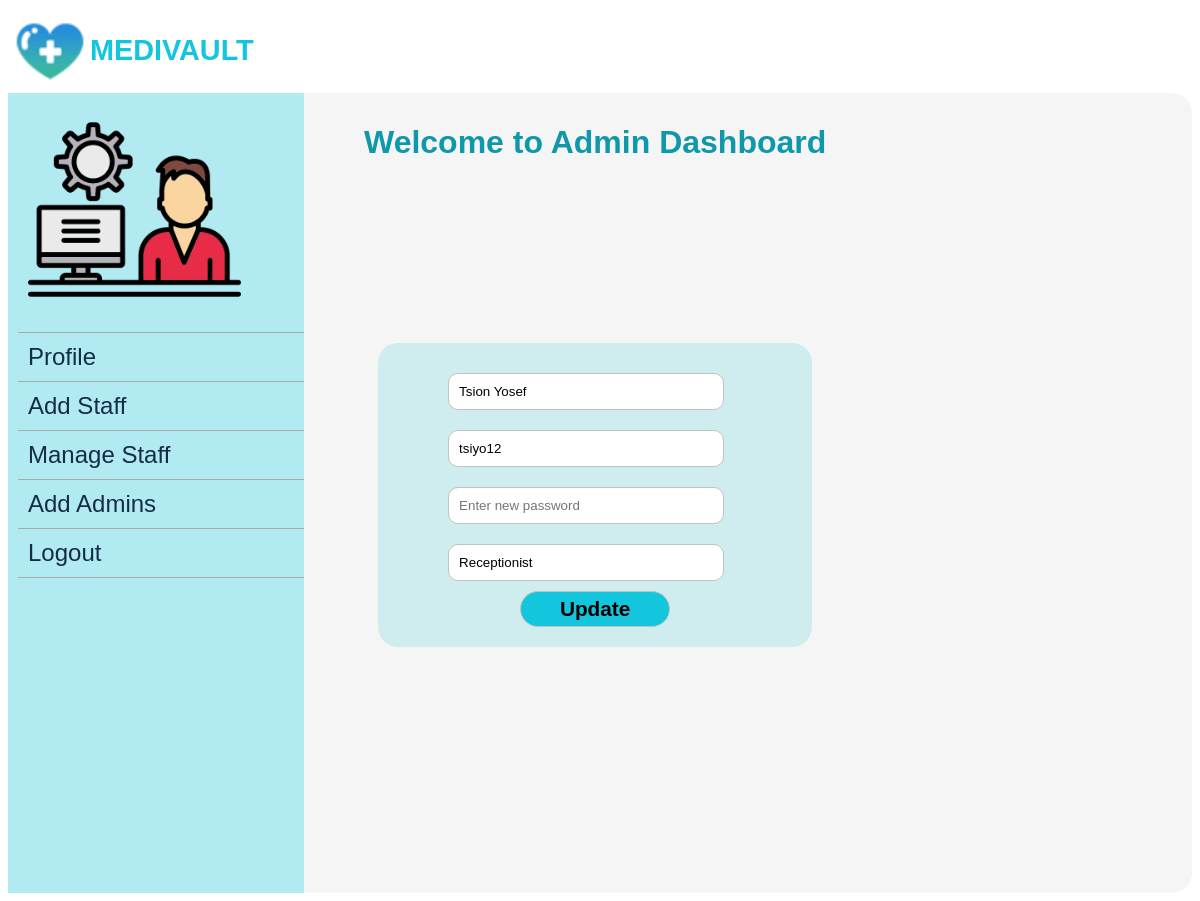
The app's page /Admin/update.php?id=ST_0003 (signed in) with its own data.
### tables this page shows
CREATE TABLE `staff` (
  `id` varchar(20) NOT NULL,
  `name` varchar(25) NOT NULL,
  `username` varchar(30) NOT NULL,
  `password` varchar(20) NOT NULL,
  `department` varchar(25) NOT NULL
);

### Admin/update.php (the view, shortened to what this page needs)
<?php
include("header.php");
include('db_connection.php');
$id = $_GET['id'];
$sql = "SELECT * FROM staff WHERE id = ?";
$stmt = mysqli_prepare($con, $sql);
mysqli_stmt_bind_param($stmt, 'i', $id);
mysqli_stmt_execute($stmt);
$result = mysqli_stmt_get_result($stmt);
$data = mysqli_fetch_assoc($result);
?>
<!DOCTYPE html>
<html lang="en">
<head>
</head>
<body>
    <div class="loginform">
        <form action="update.php" method="post">
            <input type="text" name="name" value="<?php echo htmlspecialchars($data['name']); ?>" required minlength="3" maxlength="50">
            <input type="text" name="username" value="<?php echo htmlspecialchars($data['username']); ?>" required pattern="^[a-zA-Z0-9_]{3,20}$" title="Username should be 3-20 characters and contain only letters, numbers, or underscores.">
            <input type="password" name="password" placeholder="Enter new password" required minlength="6" maxlength="50">
            <input type="text" name="department" value="<?php echo htmlspecialchars($data['department']); ?>" required>
            <input type="submit" name="edit" value="Update">
        </form>
    </div>
</body>
</html>
<?php
include("footer.php");
?>

### Admin/dashboard.css (style rules this page uses)
* { font-family: 'poppons', sans-serif; box-sizing: border-box; }

### Admin/update.php (style rules this page uses)
form { display: flex; flex-direction: column; }
input { width: 70%; margin: 10px; margin-left: 50px; padding: 10px; border: 1px solid #c2c2c2; border-radius: 10px; }
input[type=submit] { background-color: #13c5dd; margin: auto; font-size: 1.3rem; font-weight: bolder; padding: 5px; width: 150px; text-align: center; border-radius: 20px; }
.loginform { width: 90%; margin: auto; margin-top: 30px; text-align: center; margin-top: 150px; background-color: rgb(207, 237, 238); padding: 20px; border-radius: 20px; }

### records on screen
staff: name "Tsion Yosef", username "tsiyo12", department "Receptionist"
